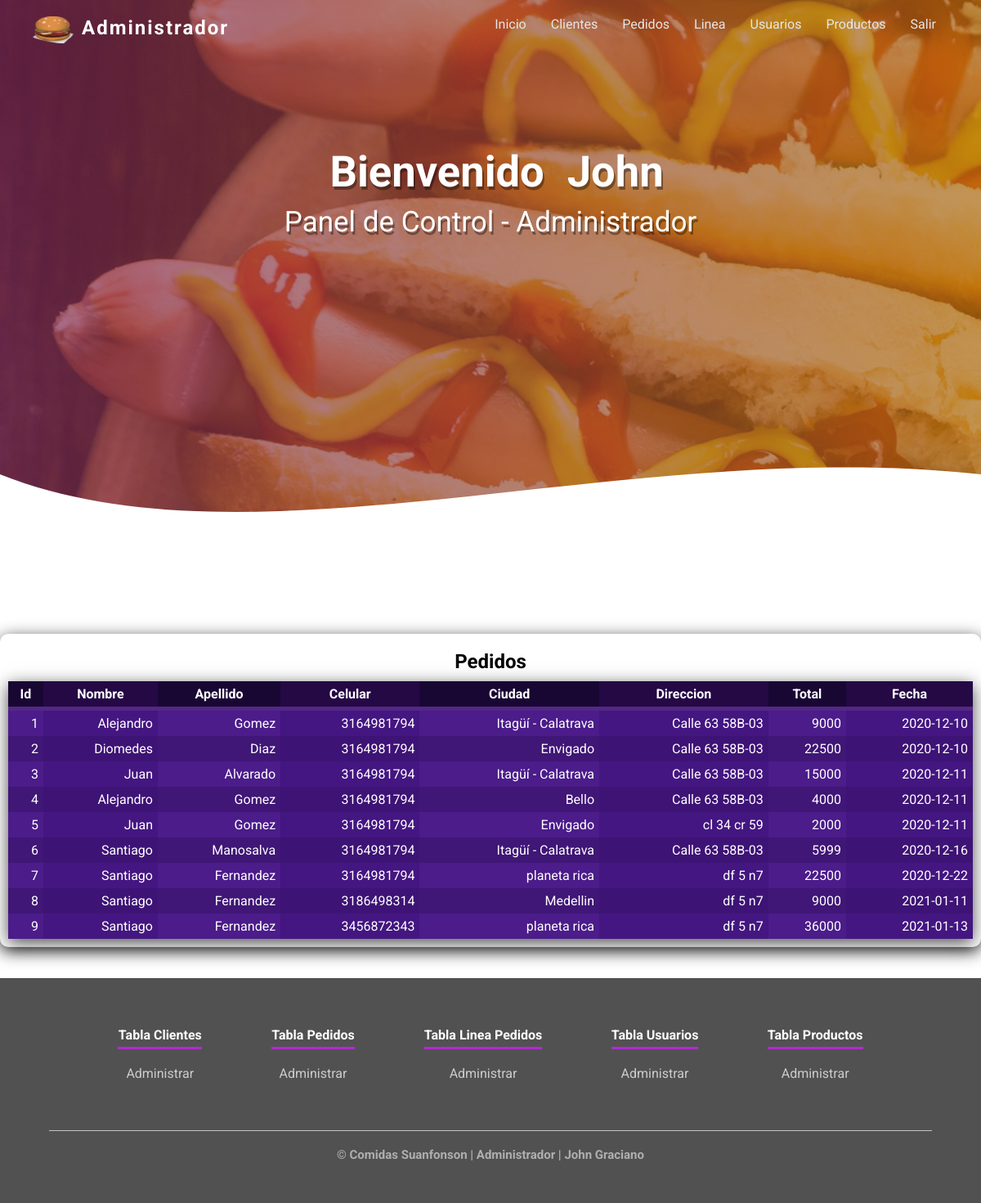
The page /view/admin.php (signed in) on the database its author committed.
### tables this page shows
CREATE TABLE `pedido` (
  `id_pedido` int(100) NOT NULL,
  `total` decimal(10,0) NOT NULL,
  `fecha` date NOT NULL,
  `id_cliente` int(100) NOT NULL
);

CREATE TABLE `cliente` (
  `id_cliente` int(100) NOT NULL,
  `nombre` varchar(255) NOT NULL,
  `apellido` varchar(255) NOT NULL,
  `celular` varchar(12) NOT NULL,
  `ciudad` varchar(255) NOT NULL,
  `direccion` varchar(255) NOT NULL
);

### view/admin.php (the view, shortened to what this page needs)
<?php
    include 'partials/head.php';
    session_start();?>
</head>
<body>
    <?php include 'partials/menu.php';?>
    <main>
        <section class="portada-admin" id="arriba">
            <div class="portada-titulo-admin" title="Panel de Control">
                <h1 class="portada-titulo-nombre-admin">
                    <strong>Bienvenido</strong> <?php echo $_SESSION["nombre"]; ?></h1>
                <p>Panel de Control -
                    <span><?php echo $_SESSION["id_tipo_user"] == 1 ? 'Administrador' : 'Usuario'; ?></span></p>
            </div>
            <?php include 'partials/ola.php';?>
        </section><br><br id='medio'><br><br><br>
        <div class="inner-join">
            <div class="contenedor-innner-img-pro">
                <h2>Pedidos</h2>
                <?php
                require_once("../controllers/conexion.php");
                $sql = ("SELECT p.id_pedido,c.nombre,c.apellido,c.celular,c.ciudad,c.direccion,p.total,p.fecha
                FROM cliente AS c
                INNER JOIN pedido AS p on p.id_pedido = c.id_cliente")or die($conexion -> error);
                $query = mysqli_query($conexion, $sql);
                echo "<table class='tablas'>";
                echo "<tr class='columnas'>";
                    echo "<th title='Id de Producto'>Id</th>";
                    echo "<th title='Nombre de Cliente'>Nombre</th>";
                    echo "<th title='Apellido Cliente'>Apellido</th>";
                    echo "<th title='Celular Cliente'>Celular</th>";
                    echo "<th title='Ciudad Cliente'>Ciudad</th>";
                    echo "<th title='Direccion Cliente'>Direccion</th>";
                    echo "<th title='Tatal Pedido'>Total</th>";
                    echo "<th title='Fecha Pedido'>Fecha</th>";
                echo "</tr>";
                while($arreglo = mysqli_fetch_array($query)){?>
                <tr class='filas'>
                    <td><?php echo $arreglo[0]?></td>
                    <td><?php echo $arreglo[1]?></td>
                    <td><?php echo $arreglo[2]?></td>
                    <td><?php echo $arreglo[3]?></td>
                    <td><?php echo $arreglo[4]?></td>
                    <td><?php echo $arreglo[5]?></td>
                    <td><?php echo $arreglo[6]?></td>
                    <td><?php echo $arreglo[7]?></td>
                </tr>
                <?php }?>
                </table>
            </div>
        </div>
        <br>
        <br>
    </main>
    <?php include 'partials/footer.php';?>

### view/assets/css/suanfonson.estilos.css (style rules this page uses)
* { margin: 0; padding: 0; box-sizing: border-box; font-family: 'Roboto', sans-serif; scroll-behavior: smooth; }
.portada-admin { width: 100%; height: 680px; background: -webkit-linear-gradient(to right, hsla(324, 56%, 35%, 0.692), rgba(63, 180, 17, 0.658)), url(../../assets/img/image/portada_index.jpg); background: linear-gradient(to right, hsla(324, 53%, 32%, 0.685), hsla(35, 84%, 36%, 0.705)), url(../../assets/img/image/portada_index.jpg); }
.portada-ini, .ingresar, .registrarse, .contacto, .informacion, .portada-ini-user, .mis_datos, .portada-admin, .actualizar-productos, .agregar-producto, .actualizar-user, .actualizar-cli, .actualizar-imagen, .agregar-usuario, .agregar-imagen-pro, .detalles-productos, .contenedor-comprobacion-compra { background-size: cover; background-attachment: fixed; position: relative; }
.portada-titulo-admin { display: flex; height: 480px; width: 100%; align-items: center; justify-content: center; flex-direction: column; text-align: center; color: rgb(255, 255, 255); font-size: 35px; text-shadow: 2px 4px rgba(0, 0, 0, 0.377); }
.inner-join { width: 100%; height: auto; }

### view/assets/css/tablas.css (style rules this page uses)
.contenedor-tablas h2, p { padding: 10px; }
.contenedor-innner-img-pro { width: 100%; height: auto; border-radius: 10px; text-align: center; box-shadow: 0 5px 20px rgba(0, 0, 0, 0.801); padding: 10px; }
.contenedor-innner-img-pro h2, p { padding: 10px; }
.contenedor-innner-img-pro .tablas th, .contenedor-innner-img-pro .tablas td { padding: 6px; }
.tablas { text-align: right; border-collapse: collapse; width: 100%; color: rgb(255, 255, 255); box-shadow: 0 5px 20px rgba(0, 0, 0, 0.705); }
th, td { padding: 10px; }
.columnas { background-color: rgb(25, 7, 51); text-align: center; border-bottom: solid 5px rgb(84, 39, 133); }
.filas { background-color: rgb(64, 22, 119); }
th:nth-child(even) { background-color: rgba(69, 19, 126, 0.247); }
tr:nth-child(even) { background-color: rgb(75, 28, 138); }
td:nth-child(even) { background-color: rgba(59, 15, 117, 0.432); }
:root { --sizeButton: 60px; --sizeIcons: 25px; --widthContent: 200px; --heightContent: 130px; }
.contenedor-subtotal ul li a, strong { position: relative; display: inline-block; margin: 0 15px; text-decoration: none; color: rgb(255, 255, 255); }

### rows shown on the page
pedido: id_pedido "1", id_cliente.nombre "Alejandro", id_cliente.apellido "Gomez", id_cliente.celular "3164981794", id_cliente.ciudad "Itagüí - Calatrava", id_cliente.direccion "Calle 63 58B-03", total "9000", fecha "2020-12-10"
pedido: id_pedido "2", id_cliente.nombre "Diomedes", id_cliente.apellido "Diaz", id_cliente.celular "3164981794", id_cliente.ciudad "Envigado", id_cliente.direccion "Calle 63 58B-03", total "22500", fecha "2020-12-10"
pedido: id_pedido "3", id_cliente.nombre "Juan", id_cliente.apellido "Alvarado", id_cliente.celular "3164981794", id_cliente.ciudad "Itagüí - Calatrava", id_cliente.direccion "Calle 63 58B-03", total "15000", fecha "2020-12-11"
pedido: id_pedido "4", id_cliente.nombre "Alejandro", id_cliente.apellido "Gomez", id_cliente.celular "3164981794", id_cliente.ciudad "Bello", id_cliente.direccion "Calle 63 58B-03", total "4000", fecha "2020-12-11"
pedido: id_pedido "5", id_cliente.nombre "Juan", id_cliente.apellido "Gomez", id_cliente.celular "3164981794", id_cliente.ciudad "Envigado", id_cliente.direccion "cl 34 cr 59", total "2000", fecha "2020-12-11"
pedido: id_pedido "6", id_cliente.nombre "Santiago", id_cliente.apellido "Manosalva", id_cliente.celular "3164981794", id_cliente.ciudad "Itagüí - Calatrava", id_cliente.direccion "Calle 63 58B-03", total "5999", fecha "2020-12-16"
pedido: id_pedido "7", id_cliente.nombre "Santiago", id_cliente.apellido "Fernandez", id_cliente.celular "3164981794", id_cliente.ciudad "planeta rica", id_cliente.direccion "df 5 n7", total "22500", fecha "2020-12-22"
pedido: id_pedido "8", id_cliente.nombre "Santiago", id_cliente.apellido "Fernandez", id_cliente.celular "3186498314", id_cliente.ciudad "Medellin", id_cliente.direccion "df 5 n7", total "9000", fecha "2021-01-11"
pedido: id_pedido "9", id_cliente.nombre "Santiago", id_cliente.apellido "Fernandez", id_cliente.celular "3456872343", id_cliente.ciudad "planeta rica", id_cliente.direccion "df 5 n7", total "36000", fecha "2021-01-13"

### other values the page prints
$_SESSION["nombre"] "John"
$_SESSION["apellido"] "Graciano"
